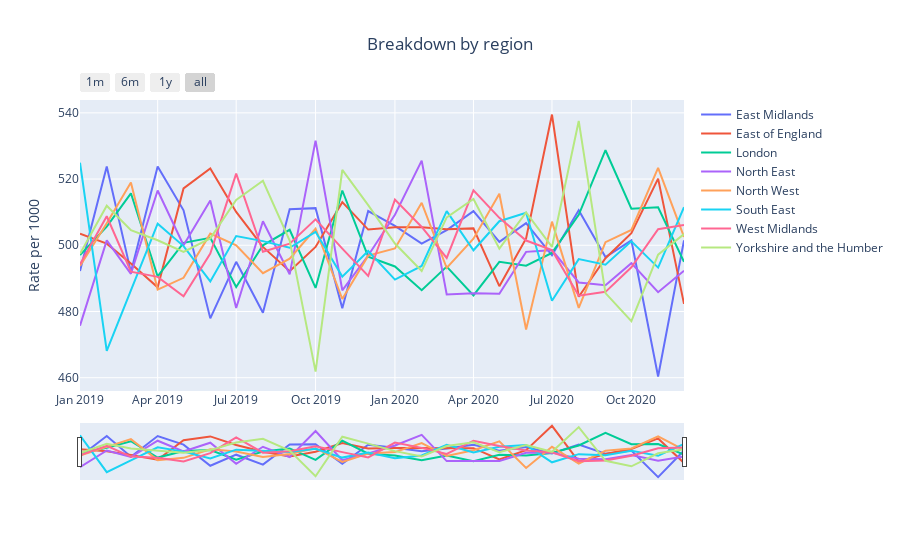

The notebook cell saved with this chart:
### Code cell
plot_measures(measures_df_by_region, title='Breakdown by region',measure_id='measure_1', column_to_plot='rate', category='region', y_label='Rate per 1000')
